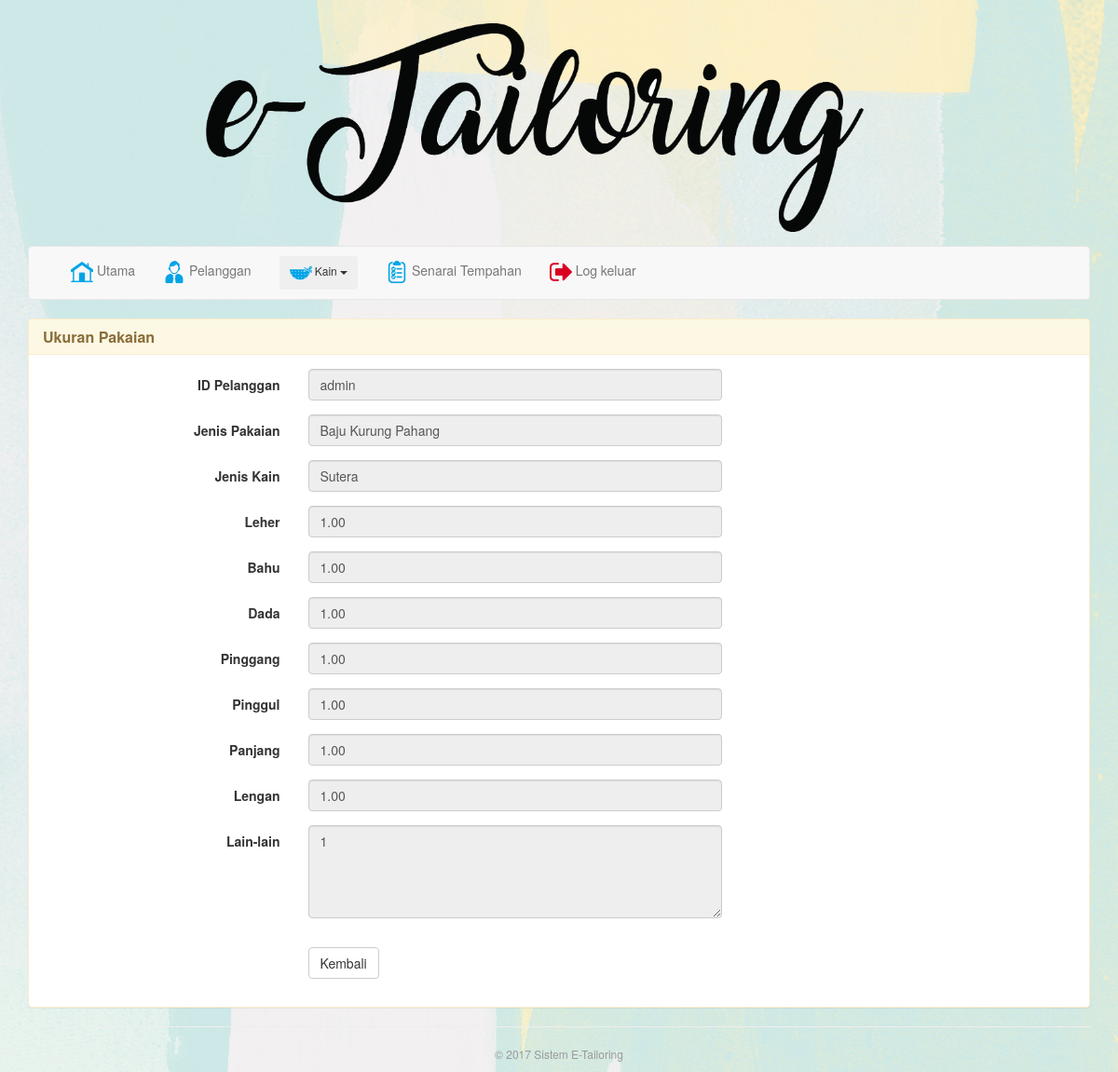
The app's page /admin_view_garment.php?g_id=47&c_id=customer (signed in) with its own data.
### tables this page shows
CREATE TABLE `garment` (
  `g_id` int(11) NOT NULL AUTO_INCREMENT,
  `g_type` varchar(100) NOT NULL,
  `g_fabric` varchar(100) NOT NULL,
  `g_color` varchar(55) NOT NULL,
  `g_neck` decimal(11,2) NOT NULL,
  `g_shoulder` decimal(11,2) NOT NULL,
  `g_bust` decimal(11,2) NOT NULL,
  `g_waist` decimal(11,2) NOT NULL,
  `g_hips` decimal(11,2) NOT NULL,
  `g_length` decimal(11,2) NOT NULL,
  `g_arm_hole` decimal(11,2) NOT NULL,
  `g_others` text NOT NULL,
  `c_id` varchar(55) NOT NULL,
  PRIMARY KEY (`g_id`)
);

### admin_view_garment.php (the view, shortened to what this page needs)
<!DOCTYPE html>
<html lang="en">
<head>
	<?php include "layout/css_&_script.php"; ?>
</head>
<?php
	if (empty($_SESSION[user_id]) AND empty($_SESSION[user_password]))
	{
	  echo "<center>Login Required!<br>";
	  echo "<a href=index.php><b>LOGIN</b></a></center>";
	}
	else
	{
?>
<body>
  <div class="container">
	<?php include "layout/header_logo.php"; ?>
	<?php include "layout/navigator.php"; ?>
	<div class="panel panel-warning">
      <div class="panel-heading">
        <h4 class="panel-title"><b>Ukuran Pakaian</b></h4>
      </div>
        <div class="panel-body">
	<?php
	$g_id = $_GET[g_id];
	$queryGarment = mysql_query("SELECT * FROM garment WHERE g_id = '$g_id'");
	$rowGarment = mysql_fetch_array($queryGarment);
	echo"<form id='garmentForm' class='form-horizontal' method='post'>
		<div class='form-group'>
			<label class='col-xs-3 control-label'>ID Pelanggan</label>
			<div class='col-xs-5'>
				<input type='text' class='form-control' name='c_id' value='$_SESSION[user_id]' readonly />
			</div>
		</div>
		<div class='form-group'>
			<label class='col-xs-3 control-label'>Jenis Pakaian</label>
			<div class='col-xs-5'>
				<input type='text' class='form-control' name='g_type' value='$rowGarment[g_type]' readonly />
			</div>
		</div>
		<div class='form-group'>
			<label class='col-xs-3 control-label'>Jenis Kain</label>
			<div class='col-xs-5'>
				<input type='text' class='form-control' name='g_fabric' value='$rowGarment[g_fabric]' readonly />
			</div>
		</div>
		<div class='form-group'>
			<label class='col-xs-3 control-label'>Leher</label>
			<div class='col-xs-5'>
				<input type='number' step='0.01' class='form-control' name='g_neck' placeholder='Neck Size' value='$rowGarment[g_neck]' readonly />
			</div>
		</div>
		<div class='form-group'>
			<label class='col-xs-3 control-label'>Bahu</label>
			<div class='col-xs-5'>
				<input type='number' step='0.01' class='form-control' name='g_shoulder' placeholder='Shoulder Size' value='$rowGarment[g_shoulder]' readonly />
			</div>
		</div>
		<div class='form-group'>
			<label class='col-xs-3 control-label'>Dada</label>
			<div class='col-xs-5'>
				<input type='number' step='0.01' class='form-control' name='g_bust' placeholder='Bust Size' value='$rowGarment[g_bust]' readonly />
			</div>
		</div>
		<div class='form-group'>
			<label class='col-xs-3 control-label'>Pinggang</label>
			<div class='col-xs-5'>
				<input type='number' step='0.01' class='form-control' name='g_waist' placeholder='Waist Size' value='$rowGarment[g_waist]' readonly />
			</div>
		</div>
		<div class='form-group'>
			<label class='col-xs-3 control-label'>Pinggul</label>
			<div class='col-xs-5'>
				<input type='number' step='0.01' class='form-control' name='g_hips' placeholder='Hips Size' value='$rowGarment[g_hips]' readonly />
			</div>
		</div>
		<div class='form-group'>
			<label class='col-xs-3 control-label'>Panjang</label>
			<div class='col-xs-5'>
				<input type='number' step='0.01' class='form-control' name='g_length' placeholder='Length Size' value='$rowGarment[g_length]' readonly />
			</div>
		</div>
		<div class='form-group'>
			<label class='col-xs-3 control-label'>Lengan</label>
			<div class='col-xs-5'>
				<input type='number' step='0.01' class='form-control' name='g_arm_hole' placeholder='Arm hole Size' value='$rowGarment[g_arm_hole]' readonly />
			</div>
		</div>
		<div class='form-group'>
			<label class='col-xs-3 control-label'>Lain-lain</label>
			<div class='col-xs-5'>
				<textarea class='form-control' name='g_others' style='height:100px;' readonly>$rowGarment[g_others]</textarea>
			</div>
		</div>
		<div class=\"form-group\">
			<div class=\"col-md-9 col-md-offset-3\">
			</div>
		</div>
		<div class='form-group'>
			<div class='col-xs-9 col-xs-offset-3'>
				<a href='admin_manage_order.php' class='btn btn-default'>Kembali</a>
			</div>
		</div>
	</form>";
	?>
</div>
</div>
<hr>
<?php include "layout/footer.php"; ?>
</body>
</html>
<?php
	}
?>

### css/style.css (style rules this page uses)
.container { background-color: line; }

### css/body.css (style rules this page uses)
body { background-image:url(../img/background1.jpg) }

### records on screen
garment: g_type "Baju Kurung Pahang", g_fabric "Sutera", g_neck "1.00", g_shoulder "1.00", g_bust "1.00", g_waist "1.00", g_hips "1.00", g_length "1.00", g_arm_hole "1.00", g_others "1"
